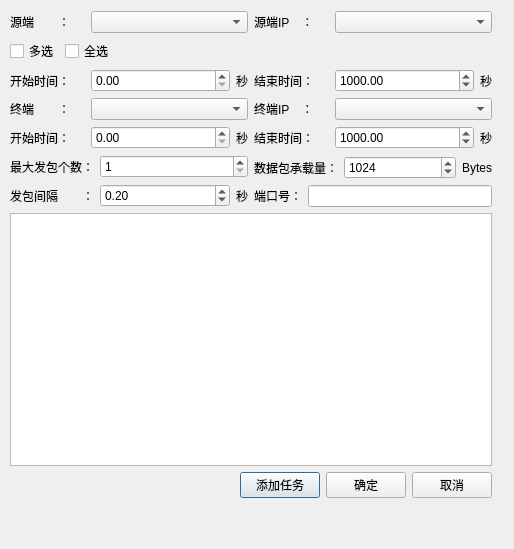
<?xml version="1.0" encoding="UTF-8"?>
<ui version="4.0">
 <class>CEchoAppTaskDialog</class>
 <widget class="QDialog" name="CEchoAppTaskDialog">
  <property name="geometry">
   <rect>
    <x>0</x>
    <y>0</y>
    <width>514</width>
    <height>549</height>
   </rect>
  </property>
  <property name="windowTitle">
   <string>带应答UDP业务流量</string>
  </property>
  <property name="toolTip">
   <string>带应答UDP业务流量</string>
  </property>
  <property name="statusTip">
   <string>带应答UDP业务流量</string>
  </property>
  <property name="whatsThis">
   <string>带应答UDP业务流量</string>
  </property>
  <widget class="QLabel" name="label_5">
   <property name="geometry">
    <rect>
     <x>246</x>
     <y>236</y>
     <width>16</width>
     <height>17</height>
    </rect>
   </property>
   <property name="text">
    <string/>
   </property>
  </widget>
  <widget class="QWidget" name="">
   <property name="geometry">
    <rect>
     <x>10</x>
     <y>11</y>
     <width>482</width>
     <height>487</height>
    </rect>
   </property>
   <layout class="QVBoxLayout" name="verticalLayout_3">
    <item>
     <layout class="QHBoxLayout" name="horizontalLayout_9">
      <item>
       <layout class="QHBoxLayout" name="horizontalLayout">
        <item>
         <widget class="QLabel" name="srcDeviceLabel">
          <property name="minimumSize">
           <size>
            <width>75</width>
            <height>0</height>
           </size>
          </property>
          <property name="text">
           <string>源端　　：</string>
          </property>
         </widget>
        </item>
        <item>
         <widget class="QComboBox" name="srcDeviceComboBox">
          <property name="sizePolicy">
           <sizepolicy hsizetype="Expanding" vsizetype="Fixed">
            <horstretch>0</horstretch>
            <verstretch>0</verstretch>
           </sizepolicy>
          </property>
          <property name="minimumSize">
           <size>
            <width>130</width>
            <height>0</height>
           </size>
          </property>
         </widget>
        </item>
       </layout>
      </item>
      <item>
       <layout class="QHBoxLayout" name="horizontalLayout_2">
        <item>
         <widget class="QLabel" name="srcIPLabel">
          <property name="minimumSize">
           <size>
            <width>75</width>
            <height>0</height>
           </size>
          </property>
          <property name="text">
           <string>源端IP　：</string>
          </property>
         </widget>
        </item>
        <item>
         <widget class="QComboBox" name="srcIPComboBox">
          <property name="sizePolicy">
           <sizepolicy hsizetype="Expanding" vsizetype="Fixed">
            <horstretch>0</horstretch>
            <verstretch>0</verstretch>
           </sizepolicy>
          </property>
          <property name="minimumSize">
           <size>
            <width>130</width>
            <height>0</height>
           </size>
          </property>
          <property name="maximumSize">
           <size>
            <width>16777215</width>
            <height>16777215</height>
           </size>
          </property>
         </widget>
        </item>
       </layout>
      </item>
     </layout>
    </item>
    <item>
     <layout class="QHBoxLayout" name="horizontalLayout_19">
      <item>
       <layout class="QHBoxLayout" name="horizontalLayout_17">
        <item>
         <layout class="QHBoxLayout" name="horizontalLayout_15">
          <item>
           <widget class="QCheckBox" name="selectManyCheckBox">
            <property name="sizePolicy">
             <sizepolicy hsizetype="Minimum" vsizetype="Fixed">
              <horstretch>0</horstretch>
              <verstretch>0</verstretch>
             </sizepolicy>
            </property>
            <property name="autoFillBackground">
             <bool>false</bool>
            </property>
            <property name="text">
             <string>多选</string>
            </property>
           </widget>
          </item>
          <item>
           <widget class="QCheckBox" name="selectAllCheckBox">
            <property name="sizePolicy">
             <sizepolicy hsizetype="Minimum" vsizetype="Fixed">
              <horstretch>0</horstretch>
              <verstretch>0</verstretch>
             </sizepolicy>
            </property>
            <property name="autoFillBackground">
             <bool>false</bool>
            </property>
            <property name="text">
             <string>全选</string>
            </property>
           </widget>
          </item>
         </layout>
        </item>
        <item>
         <spacer name="horizontalSpacer_3">
          <property name="sizePolicy">
           <sizepolicy hsizetype="Minimum" vsizetype="Minimum">
            <horstretch>0</horstretch>
            <verstretch>0</verstretch>
           </sizepolicy>
          </property>
          <property name="autoFillBackground">
           <bool>false</bool>
          </property>
          <property name="orientation">
           <enum>Qt::Horizontal</enum>
          </property>
          <property name="sizeHint" stdset="0">
           <size>
            <width>40</width>
            <height>20</height>
           </size>
          </property>
         </spacer>
        </item>
       </layout>
      </item>
      <item>
       <widget class="QLabel" name="label_10">
        <property name="text">
         <string/>
        </property>
       </widget>
      </item>
     </layout>
    </item>
    <item>
     <layout class="QHBoxLayout" name="horizontalLayout_18">
      <item>
       <layout class="QVBoxLayout" name="verticalLayout">
        <item>
         <layout class="QHBoxLayout" name="horizontalLayout_13">
          <item>
           <widget class="QLabel" name="clientStartTimeLabel">
            <property name="minimumSize">
             <size>
              <width>75</width>
              <height>0</height>
             </size>
            </property>
            <property name="text">
             <string>开始时间：</string>
            </property>
           </widget>
          </item>
          <item>
           <widget class="QDoubleSpinBox" name="clientStartTimeSpinBox">
            <property name="sizePolicy">
             <sizepolicy hsizetype="Expanding" vsizetype="Fixed">
              <horstretch>0</horstretch>
              <verstretch>0</verstretch>
             </sizepolicy>
            </property>
            <property name="maximum">
             <double>100000.000000000000000</double>
            </property>
           </widget>
          </item>
          <item>
           <widget class="QLabel" name="label">
            <property name="text">
             <string>秒</string>
            </property>
           </widget>
          </item>
         </layout>
        </item>
        <item>
         <layout class="QHBoxLayout" name="horizontalLayout_3">
          <item>
           <widget class="QLabel" name="desDeviceLabel">
            <property name="minimumSize">
             <size>
              <width>75</width>
              <height>0</height>
             </size>
            </property>
            <property name="text">
             <string>终端　　：</string>
            </property>
           </widget>
          </item>
          <item>
           <widget class="QComboBox" name="desDeviceComboBox">
            <property name="sizePolicy">
             <sizepolicy hsizetype="Expanding" vsizetype="Fixed">
              <horstretch>0</horstretch>
              <verstretch>0</verstretch>
             </sizepolicy>
            </property>
            <property name="minimumSize">
             <size>
              <width>0</width>
              <height>0</height>
             </size>
            </property>
            <property name="maximumSize">
             <size>
              <width>16777215</width>
              <height>16777215</height>
             </size>
            </property>
           </widget>
          </item>
         </layout>
        </item>
        <item>
         <layout class="QHBoxLayout" name="horizontalLayout_10">
          <item>
           <widget class="QLabel" name="severStartTimeLabel">
            <property name="minimumSize">
             <size>
              <width>75</width>
              <height>0</height>
             </size>
            </property>
            <property name="text">
             <string>开始时间：</string>
            </property>
           </widget>
          </item>
          <item>
           <widget class="QDoubleSpinBox" name="severStartTimeSpinBox">
            <property name="sizePolicy">
             <sizepolicy hsizetype="Expanding" vsizetype="Fixed">
              <horstretch>0</horstretch>
              <verstretch>0</verstretch>
             </sizepolicy>
            </property>
            <property name="maximum">
             <double>100000.000000000000000</double>
            </property>
           </widget>
          </item>
          <item>
           <widget class="QLabel" name="label_3">
            <property name="text">
             <string>秒</string>
            </property>
           </widget>
          </item>
         </layout>
        </item>
        <item>
         <layout class="QHBoxLayout" name="horizontalLayout_5">
          <item>
           <widget class="QLabel" name="maxPacketsLabel">
            <property name="text">
             <string>最大发包个数：</string>
            </property>
           </widget>
          </item>
          <item>
           <widget class="QSpinBox" name="maxPacketsSpinBox">
            <property name="sizePolicy">
             <sizepolicy hsizetype="Expanding" vsizetype="Fixed">
              <horstretch>0</horstretch>
              <verstretch>0</verstretch>
             </sizepolicy>
            </property>
            <property name="minimum">
             <number>1</number>
            </property>
            <property name="maximum">
             <number>1000000</number>
            </property>
            <property name="singleStep">
             <number>1</number>
            </property>
           </widget>
          </item>
         </layout>
        </item>
        <item>
         <layout class="QHBoxLayout" name="horizontalLayout_6">
          <item>
           <widget class="QLabel" name="intervalLabel">
            <property name="text">
             <string>发包间隔　　：</string>
            </property>
           </widget>
          </item>
          <item>
           <widget class="QDoubleSpinBox" name="intervalSpinBox">
            <property name="sizePolicy">
             <sizepolicy hsizetype="Expanding" vsizetype="Fixed">
              <horstretch>0</horstretch>
              <verstretch>0</verstretch>
             </sizepolicy>
            </property>
            <property name="minimum">
             <double>0.010000000000000</double>
            </property>
            <property name="maximum">
             <double>10000.000000000000000</double>
            </property>
            <property name="singleStep">
             <double>0.100000000000000</double>
            </property>
            <property name="value">
             <double>0.200000000000000</double>
            </property>
           </widget>
          </item>
          <item>
           <widget class="QLabel" name="intervalSecLabel">
            <property name="text">
             <string>秒</string>
            </property>
           </widget>
          </item>
         </layout>
        </item>
       </layout>
      </item>
      <item>
       <layout class="QVBoxLayout" name="verticalLayout_2">
        <item>
         <layout class="QHBoxLayout" name="horizontalLayout_14">
          <item>
           <widget class="QLabel" name="clientFinishTimeLabel">
            <property name="minimumSize">
             <size>
              <width>75</width>
              <height>0</height>
             </size>
            </property>
            <property name="text">
             <string>结束时间：</string>
            </property>
           </widget>
          </item>
          <item>
           <widget class="QDoubleSpinBox" name="clientEndTimeSpinBox">
            <property name="sizePolicy">
             <sizepolicy hsizetype="Expanding" vsizetype="Fixed">
              <horstretch>0</horstretch>
              <verstretch>0</verstretch>
             </sizepolicy>
            </property>
            <property name="maximum">
             <double>100000.000000000000000</double>
            </property>
            <property name="value">
             <double>1000.000000000000000</double>
            </property>
           </widget>
          </item>
          <item>
           <widget class="QLabel" name="label_2">
            <property name="text">
             <string>秒</string>
            </property>
           </widget>
          </item>
         </layout>
        </item>
        <item>
         <layout class="QHBoxLayout" name="horizontalLayout_4">
          <item>
           <widget class="QLabel" name="desIPLabel">
            <property name="minimumSize">
             <size>
              <width>75</width>
              <height>0</height>
             </size>
            </property>
            <property name="text">
             <string>终端IP　：</string>
            </property>
           </widget>
          </item>
          <item>
           <widget class="QComboBox" name="desIPComboBox">
            <property name="sizePolicy">
             <sizepolicy hsizetype="Expanding" vsizetype="Fixed">
              <horstretch>0</horstretch>
              <verstretch>0</verstretch>
             </sizepolicy>
            </property>
            <property name="minimumSize">
             <size>
              <width>0</width>
              <height>0</height>
             </size>
            </property>
            <property name="maximumSize">
             <size>
              <width>16777215</width>
              <height>16777215</height>
             </size>
            </property>
           </widget>
          </item>
         </layout>
        </item>
        <item>
         <layout class="QHBoxLayout" name="horizontalLayout_12">
          <item>
           <widget class="QLabel" name="severFinishTimeLabel">
            <property name="minimumSize">
             <size>
              <width>75</width>
              <height>0</height>
             </size>
            </property>
            <property name="text">
             <string>结束时间：</string>
            </property>
           </widget>
          </item>
          <item>
           <widget class="QDoubleSpinBox" name="severEndTimeSpinBox">
            <property name="sizePolicy">
             <sizepolicy hsizetype="Expanding" vsizetype="Fixed">
              <horstretch>0</horstretch>
              <verstretch>0</verstretch>
             </sizepolicy>
            </property>
            <property name="maximum">
             <double>100000.000000000000000</double>
            </property>
            <property name="value">
             <double>1000.000000000000000</double>
            </property>
           </widget>
          </item>
          <item>
           <widget class="QLabel" name="label_4">
            <property name="text">
             <string>秒</string>
            </property>
           </widget>
          </item>
         </layout>
        </item>
        <item>
         <layout class="QHBoxLayout" name="horizontalLayout_7">
          <item>
           <widget class="QLabel" name="payloadLabel">
            <property name="text">
             <string>数据包承载量：</string>
            </property>
           </widget>
          </item>
          <item>
           <widget class="QSpinBox" name="payloadSpinBox">
            <property name="sizePolicy">
             <sizepolicy hsizetype="Expanding" vsizetype="Fixed">
              <horstretch>0</horstretch>
              <verstretch>0</verstretch>
             </sizepolicy>
            </property>
            <property name="maximum">
             <number>1000000</number>
            </property>
            <property name="value">
             <number>1024</number>
            </property>
           </widget>
          </item>
          <item>
           <widget class="QLabel" name="label_6">
            <property name="text">
             <string>Bytes</string>
            </property>
           </widget>
          </item>
         </layout>
        </item>
        <item>
         <layout class="QHBoxLayout" name="horizontalLayout_16">
          <item>
           <widget class="QLabel" name="label_7">
            <property name="text">
             <string>端口号：</string>
            </property>
           </widget>
          </item>
          <item>
           <widget class="QLineEdit" name="interfaceNumber"/>
          </item>
         </layout>
        </item>
       </layout>
      </item>
     </layout>
    </item>
    <item>
     <widget class="QTableWidget" name="selectTableWidget">
      <property name="sizePolicy">
       <sizepolicy hsizetype="Minimum" vsizetype="Expanding">
        <horstretch>0</horstretch>
        <verstretch>0</verstretch>
       </sizepolicy>
      </property>
      <property name="autoFillBackground">
       <bool>false</bool>
      </property>
     </widget>
    </item>
    <item>
     <layout class="QHBoxLayout" name="horizontalLayout_11">
      <item>
       <spacer name="horizontalSpacer_2">
        <property name="orientation">
         <enum>Qt::Horizontal</enum>
        </property>
        <property name="sizeHint" stdset="0">
         <size>
          <width>40</width>
          <height>20</height>
         </size>
        </property>
       </spacer>
      </item>
      <item>
       <layout class="QHBoxLayout" name="horizontalLayout_8">
        <item>
         <widget class="QPushButton" name="addTaskButton">
          <property name="sizePolicy">
           <sizepolicy hsizetype="Minimum" vsizetype="Fixed">
            <horstretch>0</horstretch>
            <verstretch>0</verstretch>
           </sizepolicy>
          </property>
          <property name="autoFillBackground">
           <bool>false</bool>
          </property>
          <property name="text">
           <string>添加任务</string>
          </property>
         </widget>
        </item>
        <item>
         <widget class="QPushButton" name="okButton">
          <property name="text">
           <string>确定</string>
          </property>
         </widget>
        </item>
        <item>
         <widget class="QPushButton" name="cancelButton">
          <property name="text">
           <string>取消</string>
          </property>
         </widget>
        </item>
       </layout>
      </item>
     </layout>
    </item>
   </layout>
  </widget>
 </widget>
 <resources/>
 <connections/>
</ui>
